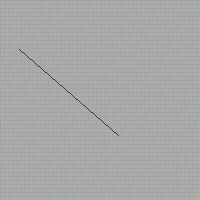
#> input picture data/quality/defect_images/defect_001.png, 200 x 200 px; its folder holds only this picture in this run
$ python train.py
#> lines starting #> are read from the running program, lines starting #| are printed output that depends on the picture
"""
Sportek d.o.o. — CV Quality Control Module
Training pipeline for defect detection classifier.

Loads synthetic defect/ok images, extracts handcrafted features,
trains multiple sklearn classifiers, selects best by F1, and persists
the winning model + scaler.
"""

import json
import os
import sys
import time
from pathlib import Path

import joblib
import matplotlib
matplotlib.use("Agg")
import matplotlib.pyplot as plt
import numpy as np
from PIL import Image
from sklearn.ensemble import GradientBoostingClassifier, RandomForestClassifier
from sklearn.metrics import (
    accuracy_score,
    confusion_matrix,
    f1_score,
    precision_score,
    recall_score,
)
from sklearn.model_selection import train_test_split
from sklearn.preprocessing import StandardScaler
from sklearn.svm import SVC

# ---------------------------------------------------------------------------
# Paths
# ---------------------------------------------------------------------------
PROJECT_ROOT = Path(__file__).resolve().parents[2]
IMAGE_DIR = PROJECT_ROOT / "data" / "quality" / "defect_images"
MODEL_DIR = Path(__file__).resolve().parent / "models"
RESULT_DIR = Path(__file__).resolve().parent / "results"

MODEL_DIR.mkdir(parents=True, exist_ok=True)
RESULT_DIR.mkdir(parents=True, exist_ok=True)

IMG_SIZE = (64, 64)
HIST_BINS = 16
RANDOM_STATE = 42

# Sportek brand colours for plots
NAVY = "#1B2A4A"
TEAL = "#0891B2"
LIGHT_TEAL = "#67E8F9"
LIGHT_NAVY = "#3B5998"


# ---------------------------------------------------------------------------
# Feature extraction
# ---------------------------------------------------------------------------
def extract_features(image_path: str | Path) -> np.ndarray:
    """Return a ~60-dim feature vector from a single image.

    Features:
      - mean R, G, B                     (3)
      - std  R, G, B                     (3)
      - histogram per channel (16 bins)  (48)
      - edge density (Sobel-like)        (1)
      - texture variance per channel     (3)
      - brightness                       (1)
      - contrast (max-min per channel)   (3)
    Total: 62 features
    """
    img = Image.open(image_path).convert("RGB").resize(IMG_SIZE)
    arr = np.array(img, dtype=np.float64)  # (64, 64, 3)

    features = []

    # Per-channel statistics
    for c in range(3):
        ch = arr[:, :, c]
        features.append(ch.mean())
        features.append(ch.std())
#> after the loop, features = [168.5, 2.19, 168.4, 2.99, 168.4, 2.39]

    # Histograms (16 bins per channel, normalised)
    for c in range(3):
        hist, _ = np.histogram(arr[:, :, c], bins=HIST_BINS, range=(0, 256))
        hist = hist / hist.sum()
        features.extend(hist.tolist())
#> this loop made 3 passes
#> hist on passes 1 to 3: [0, 0, 0, 0, 0, 0, 0, 0, 1, 45, 4050, 0, 0, 0, 0, 0], [0, 0, 0, 0, 0, 0, 0, 0, 27, 27, 4042, 0, 0, 0, 0, 0], [0, 0, 0, 0, 0, 0, 0, 0, 7, 45, 4044, 0, 0, 0, 0, 0]
#> after the loop, features = 54 values, max 168.5 at index 0, min 0 at index 6, mean 9.55

    # Edge density — simple Sobel-like gradient magnitude on grayscale
    gray = arr.mean(axis=2)
    gx = np.diff(gray, axis=1)  # horizontal gradient
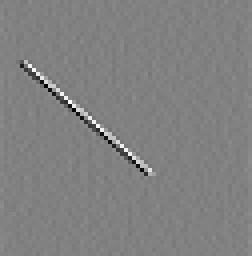
#> gx: shape (64, 63) float64 (shown 4 times larger); min -27, max 26.33, mean 0; drawn with min black and max white
    gy = np.diff(gray, axis=0)  # vertical gradient
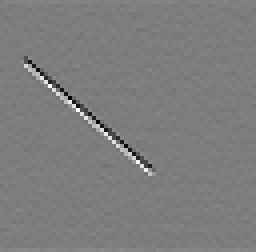
#> gy: shape (63, 64) float64 (shown 4 times larger); min -30, max 31, mean 0; drawn with min black and max white
    # Trim to same shape
    gx = gx[: gy.shape[0], : gy.shape[1]]
#> gx: shape (63, 63) float64
    gy = gy[: gx.shape[0], : gx.shape[1]]
#> gy: shape (63, 63) float64
    edge_mag = np.sqrt(gx ** 2 + gy ** 2)
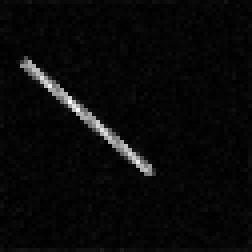
#> edge_mag: shape (63, 63) float64 (shown 4 times larger); min 0, max 36.54, mean 1.4; drawn with min black and max white
    features.append(edge_mag.mean())

    # Texture variance (local variance via sliding approach — approximate)
    for c in range(3):
        ch = arr[:, :, c]
        # Variance of 4×4 patch means vs global
        patches = ch[: (ch.shape[0] // 4) * 4, : (ch.shape[1] // 4) * 4]
        patches = patches.reshape(ch.shape[0] // 4, 4, ch.shape[1] // 4, 4)
        patch_means = patches.mean(axis=(1, 3))
        features.append(patch_means.var())
#> after the loop, features = 58 values, max 168.5 at index 0, min 0 at index 6, mean 9

    # Brightness (mean of grayscale)
    features.append(gray.mean())

    # Contrast (range per channel)
    for c in range(3):
        ch = arr[:, :, c]
        features.append(ch.max() - ch.min())
#> after the loop, features = 62 values, max 168.5 at index 0, min 0 at index 6, mean 12.81

    return np.array(features, dtype=np.float64)


# ---------------------------------------------------------------------------
# Data loading
# ---------------------------------------------------------------------------
def load_dataset(image_dir: Path):
    """Walk image_dir and return feature matrix X and label vector y."""
    X_list, y_list, paths = [], [], []

    for fname in sorted(os.listdir(image_dir)):
        if not fname.endswith(".png"):
            continue
        fpath = image_dir / fname
        label = 1 if fname.startswith("defect_") else 0  # 1=defect, 0=ok
        feats = extract_features(fpath)
#> feats has the same summary as features in extract_features
        X_list.append(feats)
        y_list.append(label)
        paths.append(str(fpath))

    return np.vstack(X_list), np.array(y_list), paths


# ---------------------------------------------------------------------------
# Plotting
# ---------------------------------------------------------------------------
def plot_confusion_matrix(cm, labels, save_path):
    """Render a professional confusion-matrix heatmap in Sportek brand colours."""
    fig, ax = plt.subplots(figsize=(7, 6))

    from matplotlib.colors import LinearSegmentedColormap
    cmap = LinearSegmentedColormap.from_list("sportek", [LIGHT_TEAL, TEAL, NAVY])

    im = ax.imshow(cm, interpolation="nearest", cmap=cmap)
    cbar = fig.colorbar(im, ax=ax, fraction=0.046, pad=0.04)
    cbar.ax.tick_params(labelsize=11)

    ax.set(
        xticks=range(len(labels)),
        yticks=range(len(labels)),
        xticklabels=labels,
        yticklabels=labels,
    )
    ax.set_xlabel("Predicted", fontsize=13, fontweight="bold", color=NAVY, labelpad=10)
    ax.set_ylabel("Actual", fontsize=13, fontweight="bold", color=NAVY, labelpad=10)
    ax.set_title(
        "Sportek QC — Defect Detection Confusion Matrix",
        fontsize=14,
        fontweight="bold",
        color=NAVY,
        pad=16,
    )
    ax.tick_params(labelsize=12)

    # Annotate cells
    thresh = cm.max() / 2
    for i in range(cm.shape[0]):
        for j in range(cm.shape[1]):
            colour = "white" if cm[i, j] > thresh else NAVY
            ax.text(j, i, f"{cm[i, j]}", ha="center", va="center",
                    fontsize=20, fontweight="bold", color=colour)

    fig.tight_layout()
    fig.savefig(save_path, dpi=150, bbox_inches="tight")
    plt.close(fig)
    print(f"  Confusion matrix saved → {save_path}")


# ---------------------------------------------------------------------------
# Main
# ---------------------------------------------------------------------------
def main():
    print("=" * 65)
    print("  SPORTEK d.o.o. — CV Quality Module — Training Pipeline")
    print("=" * 65)

    # ---- Load data --------------------------------------------------------
    print(f"\n[1/5] Loading images from {IMAGE_DIR} ...")
    t0 = time.time()
    X, y, paths = load_dataset(IMAGE_DIR)
#> y = [1]; paths = 1 item
    print(f"  Loaded {len(y)} images  ({(y == 1).sum()} defect, {(y == 0).sum()} ok)")
#|   Loaded 1 images  (1 defect, 0 ok)
    print(f"  Feature vector length: {X.shape[1]}")
#|   Feature vector length: 62
    print(f"  Load time: {time.time() - t0:.1f}s")

    # ---- Split ------------------------------------------------------------
    print("\n[2/5] Train/val split (80/20, stratified) ...")
#> (the run stopped early here; a loop or call above may not have finished)

$ run again, on data/quality/defect_images/defect_002.png
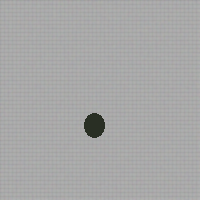
#> input picture data/quality/defect_images/defect_002.png, 200 x 200 px
#> after the loop in extract_features, `for c in range(3):`: features = [167.4, 12.4, 167.5, 11.81, 167.4, 12.88]
#> the loop in extract_features, `for c in range(3):` made 3 passes
#> hist on passes 1 to 3: [0, 0, 31, 4, 3, 2, 3, 2, 4, 4, 4043, 0, 0, 0, 0, 0], [0, 0, 28, 4, 5, 3, 2, 3, 4, 4, 4043, 0, 0, 0, 0, 0], [0, 8, 24, 3, 3, 3, 2, 2, 4, 4, 4043, 0, 0, 0, 0, 0]
#> after the loop in extract_features, `for c in range(3):`: features = 54 values, max 167.5 at index 2, min 0 at index 6, mean 10.04
#> in extract_features, `gx = np.diff(gray, axis=1)`:
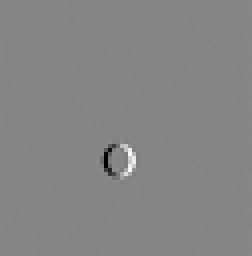
#> gx: shape (64, 63) float64 (shown 4 times larger); min -107.7, max 98.67, mean 0; drawn with min black and max white
#> in extract_features, `edge_mag = np.sqrt(gx ** 2 + gy ** 2)`:
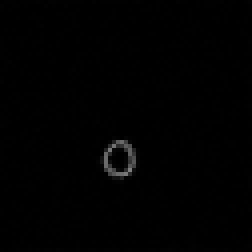
#> edge_mag: shape (63, 63) float64 (shown 4 times larger); min 0, max 127, mean 1.6
#> after the loop in extract_features, `for c in range(3):`: features = 58 values, max 167.5 at index 2, min 0 at index 6, mean 15.48
#> after the loop in extract_features, `for c in range(3):`: features = 62 values, max 167.5 at index 2, min 0 at index 6, mean 23.99
#> feats has the same summary as features in extract_features
#> y = [1]; paths = 1 item
#|   Loaded 1 images  (1 defect, 0 ok)
#|   Feature vector length: 62

$ run again, on data/quality/defect_images/defect_003.png
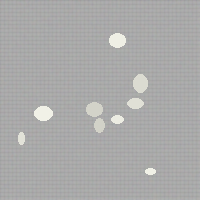
#> input picture data/quality/defect_images/defect_003.png, 200 x 200 px
#> after the loop in extract_features, `for c in range(3):`: features = [170.7, 9.98, 170.6, 9.99, 170.3, 8.35]
#> the loop in extract_features, `for c in range(3):` made 3 passes
#> hist on passes 1 to 3: [0, 0, 0, 0, 0, 0, 0, 0, 0, 0, 3904, 51, 30, 57, 29, 25], [0, 0, 0, 0, 0, 0, 0, 0, 0, 0, 3903, 51, 31, 57, 29, 25], [0, 0, 0, 0, 0, 0, 0, 0, 0, 0, 3911, 52, 51, 42, 40, 0]
#> after the loop in extract_features, `for c in range(3):`: features = 54 values, max 170.7 at index 0, min 0 at index 6, mean 10.05
#> in extract_features, `gy = gy[: gx.shape[0], : gx.shape[1]]`:
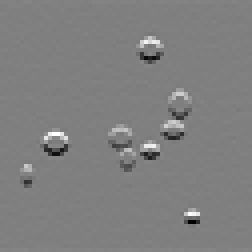
#> gy: shape (63, 63) float64 (shown 4 times larger); min -60, max 59.67, mean 0; drawn with min black and max white
#> in extract_features, `edge_mag = np.sqrt(gx ** 2 + gy ** 2)`:
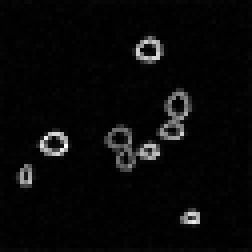
#> edge_mag: shape (63, 63) float64 (shown 4 times larger); min 0, max 70.29, mean 2.6; drawn with min black and max white
#> after the loop in extract_features, `for c in range(3):`: features = 58 values, max 170.7 at index 0, min 0 at index 6, mean 11.79
#> after the loop in extract_features, `for c in range(3):`: features = 62 values, max 170.7 at index 0, min 0 at index 6, mean 17.47
#> feats has the same summary as features in extract_features
#> y = [1]; paths = 1 item
#|   Loaded 1 images  (1 defect, 0 ok)
#|   Feature vector length: 62
